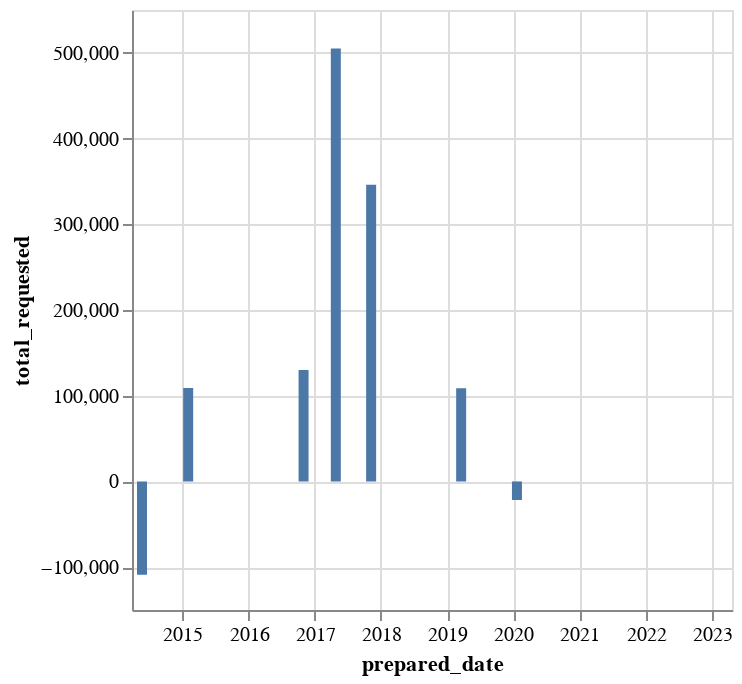

The code cell stored with this chart in its notebook:
### Code cell
## mplotting to see the timeline of one project 5904(126)
(alt.Chart(df_hc >> filter(_.project_no == "5904(126)")).mark_bar().encode(
    x= "prepared_date", 
    y= "total_requested"))

### Figure 1 — Vega-Lite specification as saved in the notebook (floating-point values rounded to 4 significant figures)
{"config": {"view": {"continuousWidth": 300, "continuousHeight": 300}}, "data": {"name": "data-0005317f59b21fcc1de3ccfe5c2e8957"}, "mark": {"type": "bar"}, "encoding": {"x": {"field": "prepared_date", "type": "temporal"}, "y": {"field": "total_requested", "type": "quantitative"}}, "$schema": "https://vega.github.io/schema/vega-lite/v5.8.0.json", "datasets": {"data-0005317f59b21fcc1de3ccfe5c2e8957": [{"location": "Obligated", "prefix": "BRLO", "project_no": "5904(126)", "agency": "Humboldt County", "prepared_date": "2017-11-08T00:00:00", "submit__to_hq_date": "2018-02-06T00:00:00", "hq_review_date": "2018-02-09T00:00:00", "submit_to_fhwa_date": "2018-02-09T00:00:00", "to_fmis_date": "2018-02-15T00:00:00", "fed_requested": 346000, "ac_requested": 0, "total_requested": 346000, "status_comment": "Authorized", "locode": "5904", "dist": 1, "status": "E-76 approved on", "dist_processing_days": 92.0, "hq_processing_days": 3.0, "fhwa_processing_days": 6.0, "ftip_no": "HBPLOCAL", "project_location": "Jacoby Creek Bridge On Brookwood Drive ( Br 04c0124)", "type_of_work": "Bridge Rehabilitation (tc)", "seq": 6, "date_request_initiated": "2017-11-06T00:00:00", "date_completed_request": "2017-11-06T00:00:00", "mpo": "NON-MPO", "unnamed:_29": null, "uei": null, "projectID": "5904", "prepared_y": 2017.0, "process_days": 101.0, "primary_agency_name": "Humboldt County", "adjusted_total_requested": 382500.0, "adjusted_fed_requested": 382500.0, "adjusted_ac_requested": 0.0, "obligation_cat": "Large", "active_transp": 0, "transit": 0, "bridge": 1, "street": 0, "freeway": 0, "infra_resiliency_er": 1, "congestion_relief": 0, "work_categories": 2}, {"location": "Obligated", "prefix": "BRLO", "project_no": "5904(126)", "agency": "Humboldt County", "prepared_date": "2017-04-27T00:00:00", "submit__to_hq_date": "2017-05-10T00:00:00", "hq_review_date": "2017-05-11T00:00:00", "submit_to_fhwa_date": "2017-05-15T00:00:00", "to_fmis_date": "2017-05-16T00:00:00", "fed_requested": 505000, "ac_requested": 0, "total_requested": 505000, "status_comment": "Authorized", "locode": "5904", "dist": 1, "status": "E-76 approved on Prepared on 2/14/2017", "dist_processing_days": 13.0, "hq_processing_days": 5.0, "fhwa_processing_days": 1.0, "ftip_no": "HBPLOCAL", "project_location": "Jacoby Creek Bridge On Brookwood Drive ( Br 04c0124)", "type_of_work": "Bridge Rehabilitation (tc)", "seq": 5, "date_request_initiated": "", "date_completed_request": "", "mpo": "NON-MPO", "unnamed:_29": null, "uei": null, "projectID": "5904", "prepared_y": 2017.0, "process_days": 19.0, "primary_agency_name": "Humboldt County", "adjusted_total_requested": 558300.0, "adjusted_fed_requested": 558300.0, "adjusted_ac_requested": 0.0, "obligation_cat": "Large", "active_transp": 0, "transit": 0, "bridge": 1, "street": 0, "freeway": 0, "infra_resiliency_er": 1, "congestion_relief": 0, "work_categories": 2}, {"location": "Obligated", "prefix": "BRLO", "project_no": "5904(126)", "agency": "Humboldt County", "prepared_date": "2016-10-31T00:00:00", "submit__to_hq_date": "2017-03-03T00:00:00", "hq_review_date": "2017-03-06T00:00:00", "submit_to_fhwa_date": "2017-03-06T00:00:00", "to_fmis_date": "2017-03-07T00:00:00", "fed_requested": 130000, "ac_requested": 0, "total_requested": 130000, "status_comment": "Authorized", "locode": "5904", "dist": 1, "status": "E-76 approved on Prepared on 2/14/2017", "dist_processing_days": 123.0, "hq_processing_days": 3.0, "fhwa_processing_days": 1.0, "ftip_no": "HBPLOCAL", "project_location": "Jacoby Creek Bridge On Brookwood Drive ( Br 04c0124)", "type_of_work": "Bridge Rehabilitation (tc)", "seq": 4, "date_request_initiated": "", "date_completed_request": "", "mpo": "NON-MPO", "unnamed:_29": null, "uei": null, "projectID": "5904", "prepared_y": 2016.0, "process_days": 127.0, "primary_agency_name": "Humboldt County", "adjusted_total_requested": 146800.0, "adjusted_fed_requested": 146800.0, "adjusted_ac_requested": 0.0, "obligation_cat": "Large", "active_transp": 0, "transit": 0, "bridge": 1, "street": 0, "freeway": 0, "infra_resiliency_er": 1, "congestion_relief": 0, "work_categories": 2}, {"location": "Obligated", "prefix": "BRLO", "project_no": "5904(126)", "agency": "Humboldt County", "prepared_date": "2015-02-02T00:00:00", "submit__to_hq_date": "2015-02-03T00:00:00", "hq_review_date": "2015-02-04T00:00:00", "submit_to_fhwa_date": "2015-02-04T00:00:00", "to_fmis_date": "2015-02-04T00:00:00", "fed_requested": 109000, "ac_requested": 0, "total_requested": 109000, "status_comment": "Authorized", "locode": "5904", "dist": 1, "status": "E-76 approved on E-76 approved on", "dist_processing_days": 1.0, "hq_processing_days": 1.0, "fhwa_processing_days": 0.0, "ftip_no": "HBPLOCAL", "project_location": "Jacoby Creek Bridge On Brookwood Drive", "type_of_work": "Bridge Rehabilitation (tc)", "seq": 3, "date_request_initiated": "", "date_completed_request": "", "mpo": "NON-MPO", "unnamed:_29": null, "uei": null, "projectID": "5904", "prepared_y": 2015.0, "process_days": 2.0, "primary_agency_name": "Humboldt County", "adjusted_total_requested": 124600.0, "adjusted_fed_requested": 124600.0, "adjusted_ac_requested": 0.0, "obligation_cat": "Large", "active_transp": 0, "transit": 0, "bridge": 1, "street": 0, "freeway": 0, "infra_resiliency_er": 1, "congestion_relief": 0, "work_categories": 2}, {"location": "Obligated", "prefix": "BRLO", "project_no": "5904(126)", "agency": "Humboldt County", "prepared_date": "2014-05-23T00:00:00", "submit__to_hq_date": "2014-05-23T00:00:00", "hq_review_date": "2014-05-29T00:00:00", "submit_to_fhwa_date": "2014-05-29T00:00:00", "to_fmis_date": "2014-05-30T00:00:00", "fed_requested": -109000, "ac_requested": 0, "total_requested": -109000, "status_comment": "Authorized", "locode": "5904", "dist": 1, "status": "E-76 approved on E-76 approved on", "dist_processing_days": 0.0, "hq_processing_days": 6.0, "fhwa_processing_days": 1.0, "ftip_no": "HBPLOCAL", "project_location": "Jacoby Creek Bridge On Brookwood Drive", "type_of_work": "Bridge Rehabilitation (tc)", "seq": 2, "date_request_initiated": "", "date_completed_request": "", "mpo": "NON-MPO", "unnamed:_29": null, "uei": null, "projectID": "5904", "prepared_y": 2014.0, "process_days": 7.0, "primary_agency_name": "Humboldt County", "adjusted_total_requested": -124800.0, "adjusted_fed_requested": -124800.0, "adjusted_ac_requested": 0.0, "obligation_cat": "Large", "active_transp": 0, "transit": 0, "bridge": 1, "street": 0, "freeway": 0, "infra_resiliency_er": 1, "congestion_relief": 0, "work_categories": 2}, {"location": "Obligated", "prefix": "BRLO", "project_no": "5904(126)", "agency": "Humboldt County", "prepared_date": "2019-03-20T00:00:00", "submit__to_hq_date": "2019-04-02T00:00:00", "hq_review_date": "2019-04-11T00:00:00", "submit_to_fhwa_date": "2019-04-12T00:00:00", "to_fmis_date": "2019-04-15T00:00:00", "fed_requested": 108577, "ac_requested": 0, "total_requested": 108577, "status_comment": "Authorized", "locode": "5904", "dist": 1, "status": "E-76 approved on ", "dist_processing_days": 14.0, "hq_processing_days": 10.0, "fhwa_processing_days": 3.0, "ftip_no": "HBPLOCAL", "project_location": "Jacoby Creek Bridge On Brookwood Drive ( Br 04c0124)", "type_of_work": "Bridge Rehabilitation (tc)", "seq": 7, "date_request_initiated": "2019-03-19T00:00:00", "date_completed_request": "2019-03-27T00:00:00", "mpo": "NON-MPO", "unnamed:_29": null, "uei": null, "projectID": "5904", "prepared_y": 2019.0, "process_days": 27.0, "primary_agency_name": "Humboldt County", "adjusted_total_requested": 115100.0, "adjusted_fed_requested": 115100.0, "adjusted_ac_requested": 0.0, "obligation_cat": "Large", "active_transp": 0, "transit": 0, "bridge": 1, "street": 0, "freeway": 0, "infra_resiliency_er": 1, "congestion_relief": 0, "work_categories": 2}, {"location": "Obligated", "prefix": "BRLO", "project_no": "5904(126)", "agency": "Humboldt County", "prepared_date": "2020-01-22T00:00:00", "submit__to_hq_date": "2020-01-22T00:00:00", "hq_review_date": "2020-01-30T00:00:00", "submit_to_fhwa_date": "2020-01-30T00:00:00", "to_fmis_date": "2020-01-31T00:00:00", "fed_requested": -21691, "ac_requested": 0, "total_requested": -21691, "status_comment": "Authorized", "locode": "5904", "dist": 1, "status": "E-76 approved on ", "dist_processing_days": 6.0, "hq_processing_days": 8.0, "fhwa_processing_days": 1.0, "ftip_no": "HBPLOCAL", "project_location": "Jacoby Creek Bridge On Brookwood Drive ( Br 04c0124)", "type_of_work": "Bridge Rehabilitation (tc)", "seq": 8, "date_request_initiated": "2020-01-16T00:00:00", "date_completed_request": "2020-01-17T00:00:00", "mpo": "NON-MPO", "unnamed:_29": null, "uei": null, "projectID": "5904", "prepared_y": 2020.0, "process_days": 15.0, "primary_agency_name": "Humboldt County", "adjusted_total_requested": -22710.0, "adjusted_fed_requested": -22710.0, "adjusted_ac_requested": 0.0, "obligation_cat": "Large", "active_transp": 0, "transit": 0, "bridge": 1, "street": 0, "freeway": 0, "infra_resiliency_er": 1, "congestion_relief": 0, "work_categories": 2}, {"location": "Obligated", "prefix": "BRLO", "project_no": "5904(126)", "agency": "Humboldt County", "prepared_date": "2022-02-04T00:00:00", "submit__to_hq_date": "2022-02-04T00:00:00", "hq_review_date": "2022-02-04T00:00:00", "submit_to_fhwa_date": "2022-02-04T00:00:00", "to_fmis_date": "2022-02-08T00:00:00", "fed_requested": 0, "ac_requested": 0, "total_requested": 0, "status_comment": "Authorized", "locode": "5904", "dist": 1, "status": "E-76 approved on ", "dist_processing_days": 8.0, "hq_processing_days": 0.0, "fhwa_processing_days": 4.0, "ftip_no": "HBPLOCAL", "project_location": "Jacoby Creek Bridge On Brookwood Drive ( Br 04c0124)", "type_of_work": "Bridge Rehabilitation (tc)", "seq": 9, "date_request_initiated": "2022-01-27T00:00:00", "date_completed_request": "2022-01-28T00:00:00", "mpo": "NON-MPO", "unnamed:_29": null, "uei": null, "projectID": "5904", "prepared_y": 2022.0, "process_days": 12.0, "primary_agency_name": "Humboldt County", "adjusted_total_requested": 0.0, "adjusted_fed_requested": 0.0, "adjusted_ac_requested": 0.0, "obligation_cat": "Large", "active_transp": 0, "transit": 0, "bridge": 1, "street": 0, "freeway": 0, "infra_resiliency_er": 1, "congestion_relief": 0, "work_categories": 2}, {"location": "Obligated", "prefix": "BRLO", "project_no": "5904(126)", "agency": "Humboldt County", "prepared_date": "2023-02-15T00:00:00", "submit__to_hq_date": "2023-02-15T00:00:00", "hq_review_date": "2023-02-15T00:00:00", "submit_to_fhwa_date": "2023-02-15T00:00:00", "to_fmis_date": "2023-02-23T00:00:00", "fed_requested": -6381, "ac_requested": 0, "total_requested": 0, "status_comment": "Authorized", "locode": "5904", "dist": 1, "status": "E-76 approved on ", "dist_processing_days": 6.0, "hq_processing_days": 0.0, "fhwa_processing_days": 8.0, "ftip_no": "HBPLOCAL", "project_location": "Jacoby Creek Bridge On Brookwood Drive ( Br 04c0124)", "type_of_work": "Bridge Rehabilitation (tc)", "seq": 10, "date_request_initiated": "2023-02-09T00:00:00", "date_completed_request": "2023-02-10T00:00:00", "mpo": "NON-MPO", "unnamed:_29": null, "uei": null, "projectID": "5904", "prepared_y": 2023.0, "process_days": 14.0, "primary_agency_name": "Humboldt County", "adjusted_total_requested": 0.0, "adjusted_fed_requested": -5699.0, "adjusted_ac_requested": 0.0, "obligation_cat": "Large", "active_transp": 0, "transit": 0, "bridge": 1, "street": 0, "freeway": 0, "infra_resiliency_er": 1, "congestion_relief": 0, "work_categories": 2}, {"location": "Obligated", "prefix": "BRLO", "project_no": "5904(126)", "agency": "Humboldt County", "prepared_date": "2023-02-27T00:00:00", "submit__to_hq_date": "2023-02-27T00:00:00", "hq_review_date": "2023-02-27T00:00:00", "submit_to_fhwa_date": "2023-02-27T00:00:00", "to_fmis_date": "2023-03-06T00:00:00", "fed_requested": -6381, "ac_requested": 0, "total_requested": 0, "status_comment": "Authorized", "locode": "5904", "dist": 1, "status": "E-76 approved on ", "dist_processing_days": 4.0, "hq_processing_days": 0.0, "fhwa_processing_days": 7.0, "ftip_no": "HBPLOCAL", "project_location": "Jacoby Creek Bridge On Brookwood Drive ( Br 04c0124)", "type_of_work": "Bridge Rehabilitation (tc)", "seq": 11, "date_request_initiated": "2023-02-23T00:00:00", "date_completed_request": "2023-02-24T00:00:00", "mpo": "NON-MPO", "unnamed:_29": null, "uei": null, "projectID": "5904", "prepared_y": 2023.0, "process_days": 11.0, "primary_agency_name": "Humboldt County", "adjusted_total_requested": 0.0, "adjusted_fed_requested": -5699.0, "adjusted_ac_requested": 0.0, "obligation_cat": "Large", "active_transp": 0, "transit": 0, "bridge": 1, "street": 0, "freeway": 0, "infra_resiliency_er": 1, "congestion_relief": 0, "work_categories": 2}]}}
